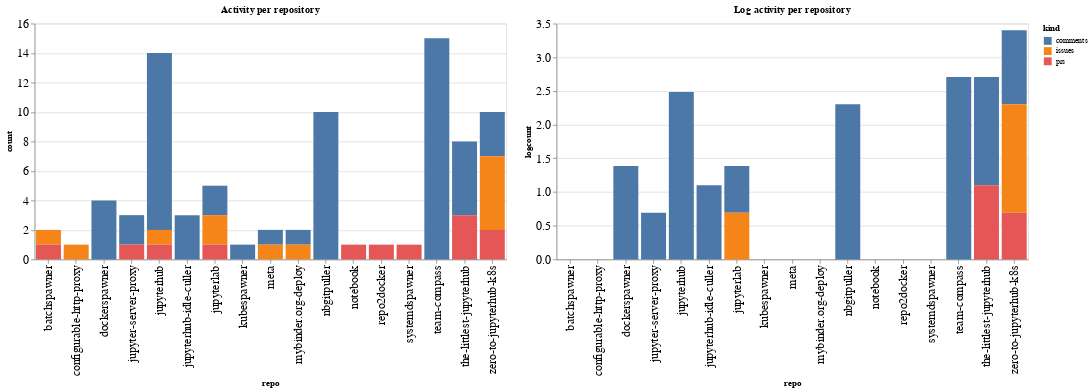

This figure's notebook cell:
### Code cell
ch1 = alt.Chart(repo_summaries, width=600, title="Activity per repository").mark_bar().encode(
    x='repo',
    y='count',
    color='kind',
    tooltip="kind"
)

ch2 = alt.Chart(repo_summaries, width=600, title="Log activity per repository").mark_bar().encode(
    x='repo',
    y='logcount',
    color='kind',
    tooltip="kind"
)

ch1 | ch2

### Figure 1 — Vega-Lite specification as saved in the notebook (floating-point values rounded to 4 significant figures)
{"config": {"axisLeft": {"labelFontSize": 15}, "axisBottom": {"labelFontSize": 15}}, "hconcat": [{"mark": "bar", "encoding": {"color": {"type": "nominal", "field": "kind"}, "tooltip": {"type": "nominal", "field": "kind"}, "x": {"type": "nominal", "field": "repo"}, "y": {"type": "quantitative", "field": "count"}}, "title": "Activity per repository", "width": 600}, {"mark": "bar", "encoding": {"color": {"type": "nominal", "field": "kind"}, "tooltip": {"type": "nominal", "field": "kind"}, "x": {"type": "nominal", "field": "repo"}, "y": {"type": "quantitative", "field": "logcount"}}, "title": "Log activity per repository", "width": 600}], "data": {"name": "data-a84ed5d8291edde74ed3777acbbe7c72"}, "$schema": "https://vega.github.io/schema/vega-lite/v4.8.1.json", "datasets": {"data-a84ed5d8291edde74ed3777acbbe7c72": [{"repo": "batchspawner", "kind": "issues", "count": 1, "logcount": 0.0}, {"repo": "batchspawner", "kind": "prs", "count": 1, "logcount": 0.0}, {"repo": "configurable-http-proxy", "kind": "issues", "count": 1, "logcount": 0.0}, {"repo": "dockerspawner", "kind": "comments", "count": 4, "logcount": 1.386}, {"repo": "jupyter-server-proxy", "kind": "comments", "count": 2, "logcount": 0.6931}, {"repo": "jupyter-server-proxy", "kind": "prs", "count": 1, "logcount": 0.0}, {"repo": "jupyterhub", "kind": "comments", "count": 12, "logcount": 2.485}, {"repo": "jupyterhub", "kind": "issues", "count": 1, "logcount": 0.0}, {"repo": "jupyterhub", "kind": "prs", "count": 1, "logcount": 0.0}, {"repo": "jupyterhub-idle-culler", "kind": "comments", "count": 3, "logcount": 1.099}, {"repo": "jupyterlab", "kind": "comments", "count": 2, "logcount": 0.6931}, {"repo": "jupyterlab", "kind": "issues", "count": 2, "logcount": 0.6931}, {"repo": "jupyterlab", "kind": "prs", "count": 1, "logcount": 0.0}, {"repo": "kubespawner", "kind": "comments", "count": 1, "logcount": 0.0}, {"repo": "meta", "kind": "comments", "count": 1, "logcount": 0.0}, {"repo": "meta", "kind": "issues", "count": 1, "logcount": 0.0}, {"repo": "mybinder.org-deploy", "kind": "comments", "count": 1, "logcount": 0.0}, {"repo": "mybinder.org-deploy", "kind": "issues", "count": 1, "logcount": 0.0}, {"repo": "nbgitpuller", "kind": "comments", "count": 10, "logcount": 2.303}, {"repo": "notebook", "kind": "prs", "count": 1, "logcount": 0.0}, {"repo": "repo2docker", "kind": "prs", "count": 1, "logcount": 0.0}, {"repo": "systemdspawner", "kind": "prs", "count": 1, "logcount": 0.0}, {"repo": "team-compass", "kind": "comments", "count": 15, "logcount": 2.708}, {"repo": "the-littlest-jupyterhub", "kind": "comments", "count": 5, "logcount": 1.609}, {"repo": "the-littlest-jupyterhub", "kind": "prs", "count": 3, "logcount": 1.099}, {"repo": "zero-to-jupyterhub-k8s", "kind": "comments", "count": 3, "logcount": 1.099}, {"repo": "zero-to-jupyterhub-k8s", "kind": "issues", "count": 5, "logcount": 1.609}, {"repo": "zero-to-jupyterhub-k8s", "kind": "prs", "count": 2, "logcount": 0.6931}]}}
